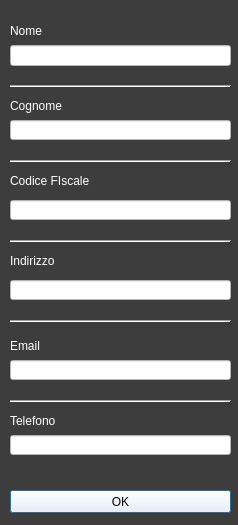
<?xml version="1.0" encoding="UTF-8"?>
<ui version="4.0">
 <class>Dialog</class>
 <widget class="QDialog" name="Dialog">
  <property name="geometry">
   <rect>
    <x>0</x>
    <y>0</y>
    <width>238</width>
    <height>525</height>
   </rect>
  </property>
  <property name="windowTitle">
   <string>Dialog</string>
  </property>
  <property name="styleSheet">
   <string notr="true">QDialog#Dialog{
background-color: rgb(61, 61, 61);
color: rgb(255, 255, 255);}</string>
  </property>
  <widget class="QLabel" name="nome_label">
   <property name="geometry">
    <rect>
     <x>10</x>
     <y>15</y>
     <width>221</width>
     <height>31</height>
    </rect>
   </property>
   <property name="styleSheet">
    <string notr="true">font: 10pt &quot;MS Shell Dlg 2&quot;;
background-color: rgb(61, 61, 61);
color: rgb(255, 255, 255);</string>
   </property>
   <property name="text">
    <string>Nome</string>
   </property>
  </widget>
  <widget class="QLabel" name="cognome_label">
   <property name="geometry">
    <rect>
     <x>10</x>
     <y>90</y>
     <width>221</width>
     <height>31</height>
    </rect>
   </property>
   <property name="styleSheet">
    <string notr="true">font: 10pt &quot;MS Shell Dlg 2&quot;;
background-color: rgb(61, 61, 61);
color: rgb(255, 255, 255);</string>
   </property>
   <property name="text">
    <string>Cognome</string>
   </property>
  </widget>
  <widget class="QLabel" name="codice_fiscale_label">
   <property name="geometry">
    <rect>
     <x>10</x>
     <y>165</y>
     <width>221</width>
     <height>31</height>
    </rect>
   </property>
   <property name="styleSheet">
    <string notr="true">font: 10pt &quot;MS Shell Dlg 2&quot;;
background-color: rgb(61, 61, 61);
color: rgb(255, 255, 255);</string>
   </property>
   <property name="text">
    <string>Codice FIscale</string>
   </property>
  </widget>
  <widget class="QLabel" name="indirizzo_label">
   <property name="geometry">
    <rect>
     <x>10</x>
     <y>245</y>
     <width>221</width>
     <height>31</height>
    </rect>
   </property>
   <property name="styleSheet">
    <string notr="true">font: 10pt &quot;MS Shell Dlg 2&quot;;
background-color: rgb(61, 61, 61);
color: rgb(255, 255, 255);</string>
   </property>
   <property name="text">
    <string>Indirizzo</string>
   </property>
  </widget>
  <widget class="QPushButton" name="ok_button">
   <property name="geometry">
    <rect>
     <x>10</x>
     <y>490</y>
     <width>221</width>
     <height>23</height>
    </rect>
   </property>
   <property name="cursor">
    <cursorShape>PointingHandCursor</cursorShape>
   </property>
   <property name="styleSheet">
    <string notr="true">background-color: rgb(255, 255, 255);
color: rgb(0, 0, 0);</string>
   </property>
   <property name="text">
    <string>OK</string>
   </property>
  </widget>
  <widget class="QLineEdit" name="nome_lineEdit">
   <property name="geometry">
    <rect>
     <x>10</x>
     <y>45</y>
     <width>221</width>
     <height>21</height>
    </rect>
   </property>
   <property name="styleSheet">
    <string notr="true">background-color: rgb(255, 255, 255);
color: rgb(0, 0, 0);</string>
   </property>
  </widget>
  <widget class="QLineEdit" name="cognome_lineEdit">
   <property name="geometry">
    <rect>
     <x>10</x>
     <y>120</y>
     <width>221</width>
     <height>20</height>
    </rect>
   </property>
   <property name="styleSheet">
    <string notr="true">background-color: rgb(255, 255, 255);
color: rgb(0, 0, 0);</string>
   </property>
  </widget>
  <widget class="Line" name="line">
   <property name="geometry">
    <rect>
     <x>10</x>
     <y>85</y>
     <width>221</width>
     <height>3</height>
    </rect>
   </property>
   <property name="orientation">
    <enum>Qt::Horizontal</enum>
   </property>
  </widget>
  <widget class="Line" name="line_2">
   <property name="geometry">
    <rect>
     <x>10</x>
     <y>160</y>
     <width>221</width>
     <height>3</height>
    </rect>
   </property>
   <property name="orientation">
    <enum>Qt::Horizontal</enum>
   </property>
  </widget>
  <widget class="Line" name="line_3">
   <property name="geometry">
    <rect>
     <x>10</x>
     <y>240</y>
     <width>221</width>
     <height>3</height>
    </rect>
   </property>
   <property name="orientation">
    <enum>Qt::Horizontal</enum>
   </property>
  </widget>
  <widget class="QLabel" name="telefono_label">
   <property name="geometry">
    <rect>
     <x>10</x>
     <y>405</y>
     <width>221</width>
     <height>31</height>
    </rect>
   </property>
   <property name="styleSheet">
    <string notr="true">font: 10pt &quot;MS Shell Dlg 2&quot;;
background-color: rgb(61, 61, 61);
color: rgb(255, 255, 255);</string>
   </property>
   <property name="text">
    <string>Telefono</string>
   </property>
  </widget>
  <widget class="QLabel" name="email_label">
   <property name="geometry">
    <rect>
     <x>10</x>
     <y>330</y>
     <width>221</width>
     <height>31</height>
    </rect>
   </property>
   <property name="styleSheet">
    <string notr="true">font: 10pt &quot;MS Shell Dlg 2&quot;;
background-color: rgb(61, 61, 61);
color: rgb(255, 255, 255);</string>
   </property>
   <property name="text">
    <string>Email</string>
   </property>
  </widget>
  <widget class="QLineEdit" name="codice_fiscale_lineEdit">
   <property name="geometry">
    <rect>
     <x>10</x>
     <y>200</y>
     <width>221</width>
     <height>20</height>
    </rect>
   </property>
   <property name="styleSheet">
    <string notr="true">background-color: rgb(255, 255, 255);
color: rgb(0, 0, 0);</string>
   </property>
  </widget>
  <widget class="QLineEdit" name="indirizzo_lineEdit">
   <property name="geometry">
    <rect>
     <x>10</x>
     <y>280</y>
     <width>221</width>
     <height>20</height>
    </rect>
   </property>
   <property name="styleSheet">
    <string notr="true">background-color: rgb(255, 255, 255);
color: rgb(0, 0, 0);</string>
   </property>
  </widget>
  <widget class="QLineEdit" name="email_lineEdit">
   <property name="geometry">
    <rect>
     <x>10</x>
     <y>360</y>
     <width>221</width>
     <height>20</height>
    </rect>
   </property>
   <property name="styleSheet">
    <string notr="true">background-color: rgb(255, 255, 255);
color: rgb(0, 0, 0);</string>
   </property>
  </widget>
  <widget class="QLineEdit" name="telefono_lineEdit">
   <property name="geometry">
    <rect>
     <x>10</x>
     <y>435</y>
     <width>221</width>
     <height>20</height>
    </rect>
   </property>
   <property name="styleSheet">
    <string notr="true">background-color: rgb(255, 255, 255);
color: rgb(0, 0, 0);</string>
   </property>
  </widget>
  <widget class="Line" name="line_4">
   <property name="geometry">
    <rect>
     <x>10</x>
     <y>320</y>
     <width>221</width>
     <height>3</height>
    </rect>
   </property>
   <property name="orientation">
    <enum>Qt::Horizontal</enum>
   </property>
  </widget>
  <widget class="Line" name="line_5">
   <property name="geometry">
    <rect>
     <x>10</x>
     <y>400</y>
     <width>221</width>
     <height>3</height>
    </rect>
   </property>
   <property name="orientation">
    <enum>Qt::Horizontal</enum>
   </property>
  </widget>
 </widget>
 <resources/>
 <connections/>
</ui>
